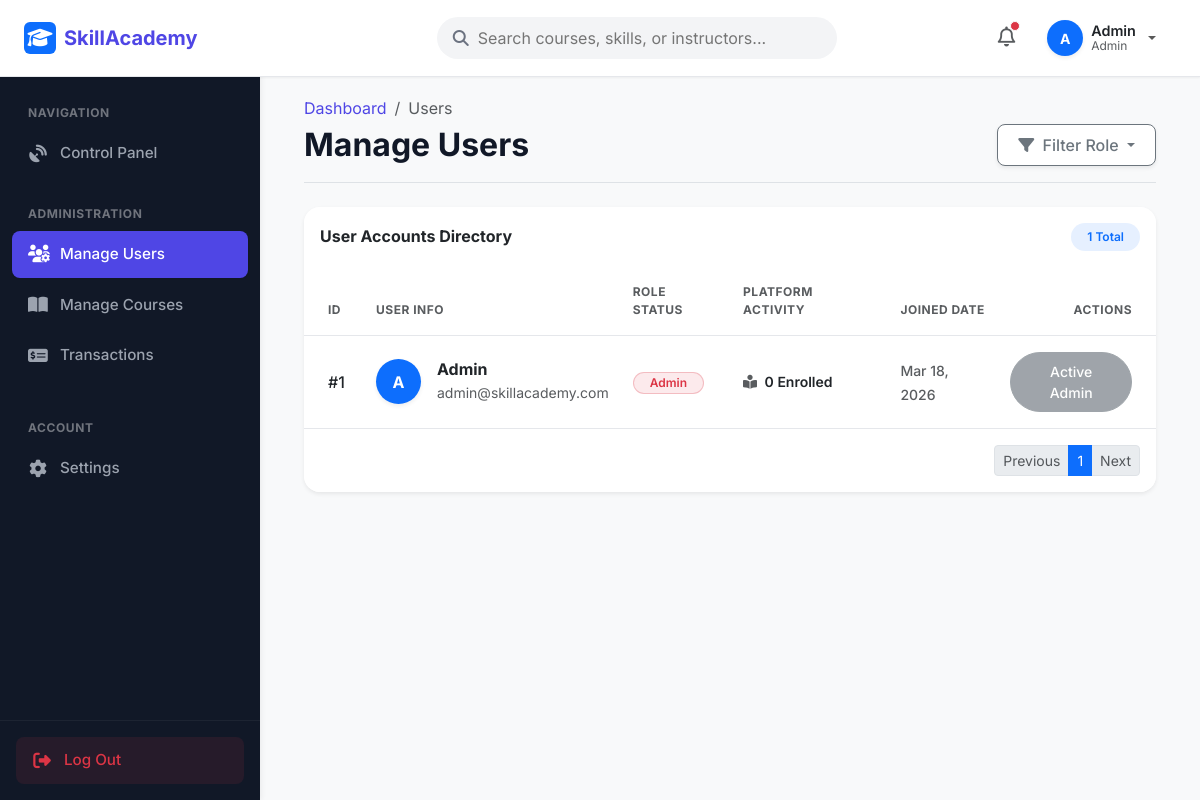
/admin/manage_users.php (signed in), run on the app's committed database.
### tables this page shows
CREATE TABLE `users` (
  `id` int(11) NOT NULL AUTO_INCREMENT,
  `name` varchar(100) NOT NULL,
  `email` varchar(100) NOT NULL,
  `password` varchar(255) NOT NULL,
  `role` enum('student','instructor','admin') DEFAULT 'student',
  `created_at` timestamp DEFAULT CURRENT_TIMESTAMP,
  PRIMARY KEY (`id`),
  UNIQUE KEY `email_idx` (`email`),
  KEY `role_idx` (`role`)
);

### admin/manage_users.php (the view, shortened to what this page needs)
<?php
require_once '../includes/db.php';
try {
    $stmt = $pdo->query("
        SELECT u.*,
            (SELECT COUNT(*) FROM courses WHERE instructor_id = u.id) as created_courses,
            (SELECT COUNT(*) FROM enrollments WHERE student_id = u.id) as enrolled_courses
        FROM users u
        ORDER BY u.created_at DESC
    ");
    $users = $stmt->fetchAll();
} catch (PDOException $e) {
    die("Failed to fetch users list.");
}
require_once '../includes/header.php';
require_once '../includes/sidebar.php';
?>
<div class="main-content bg-light pb-5">
    <div class="container-fluid">
        <div class="d-flex justify-content-between align-items-end mb-4 pb-3 border-bottom">
            <div>
                <ol class="breadcrumb mb-1">
                    <li class="breadcrumb-item"><a href="../dashboard/admin.php" class="text-decoration-none">Dashboard</a></li>
                    <li class="breadcrumb-item active" aria-current="page">Users</li>
                </ol>
                <h2 class="fw-bold mb-0">Manage Users</h2>
            </div>
            <div class="d-flex gap-2">
                <div class="dropdown">
                    <button class="btn btn-outline-secondary bg-white shadow-sm dropdown-toggle" type="button" data-bs-toggle="dropdown">
                        <i class="fas fa-filter me-1"></i> Filter Role
                    </button>
                </div>
            </div>
        </div>
        <div class="card border-0 shadow-sm rounded-4 bg-white overflow-hidden">
            <div class="card-header bg-white border-0 py-3 d-flex justify-content-between align-items-center">
                <h6 class="fw-bold mb-0 text-dark">User Accounts Directory</h6>
                <span class="badge bg-primary bg-opacity-10 text-primary rounded-pill px-3 py-2"><?php echo count($users); ?> Total</span>
            </div>
            <div class="table-responsive">
                <table class="table table-hover align-middle mb-0 border-0">
                    <thead class="table-light">
                        <tr>
                            <th class="ps-4 text-muted text-uppercase fw-bold" style="font-size: 0.75rem; letter-spacing: 0.5px; width: 60px;">ID</th>
                            <th class="text-muted text-uppercase fw-bold" style="font-size: 0.75rem; letter-spacing: 0.5px;">User Info</th>
                            <th class="text-muted text-uppercase fw-bold" style="font-size: 0.75rem; letter-spacing: 0.5px;">Role Status</th>
                            <th class="text-muted text-uppercase fw-bold" style="font-size: 0.75rem; letter-spacing: 0.5px;">Platform Activity</th>
                            <th class="text-muted text-uppercase fw-bold" style="font-size: 0.75rem; letter-spacing: 0.5px;">Joined Date</th>
                            <th class="text-end pe-4 text-muted text-uppercase fw-bold" style="font-size: 0.75rem; letter-spacing: 0.5px;">Actions</th>
                        </tr>
                    </thead>
                    <tbody class="border-top-0">
                        <?php if(count($users) > 0): ?>
                            <?php foreach($users as $u): ?>
                                <tr>
                                    <td class="ps-4 fw-medium text-dark">#<?php echo $u['id']; ?></td>
                                    <td>
                                        <div class="d-flex align-items-center">
                                            <div class="bg-primary text-white rounded-circle d-flex align-items-center justify-content-center fw-bold me-3 shadow-sm" style="width: 45px; height: 45px; flex-shrink: 0;">
                                                <?php echo strtoupper(substr($u['name'], 0, 1)); ?>
                                            </div>
                                            <div>
                                                <h6 class="mb-0 fw-bold text-dark"><?php echo htmlspecialchars($u['name']); ?></h6>
                                                <small class="text-muted"><?php echo htmlspecialchars($u['email']); ?></small>
                                            </div>
                                        </div>
                                    </td>
                                    <td>
                                        <?php
                                            $badgeClass = 'primary';
                                            if($u['role'] === 'admin') $badgeClass = 'danger';
                                            elseif($u['role'] === 'instructor') $badgeClass = 'success';
                                        ?>
                                        <span class="badge rounded-pill bg-<?php echo $badgeClass; ?> bg-opacity-10 border border-<?php echo $badgeClass; ?> border-opacity-25 text-<?php echo $badgeClass; ?> fw-semibold px-3 py-1 text-capitalize">
                                            <?php echo $u['role']; ?>
                                        </span>
                                    </td>
                                    <td>
                                        <?php if($u['role'] === 'instructor'): ?>
                                            <div class="small fw-semibold text-dark"><i class="fas fa-video text-muted me-1"></i> <?php echo $u['created_courses']; ?> Published</div>
                                        <?php else: ?>
                                            <div class="small fw-semibold text-dark"><i class="fas fa-book-reader text-muted me-1"></i> <?php echo $u['enrolled_courses']; ?> Enrolled</div>
                                        <?php endif; ?>
                                    </td>
                                    <td>
                                        <span class="text-muted small fw-medium"><?php echo date('M d, Y', strtotime($u['created_at'])); ?></span>
                                    </td>
                                    <td class="text-end pe-4">
                                        <?php if ($u['id'] !== $_SESSION['user_id']): ?>
                                            <form method="POST" class="d-inline" onsubmit="return confirm('WARNING: Are you sure you want to completely delete <?php echo htmlspecialchars(addslashes($u['name'])); ?>? This will cascade and delete all their associated courses and enrollments. This action cannot be undone.');">
                                                <input type="hidden" name="user_id" value="<?php echo $u['id']; ?>">
                                                <input type="hidden" name="action" value="delete">
                                                <button type="submit" class="btn btn-sm btn-outline-danger rounded-pill px-3 fw-bold shadow-sm" title="Delete User">
                                                    <i class="fas fa-trash-alt me-1"></i> Delete
                                                </button>
                                            </form>
                                        <?php else: ?>
                                            <button class="btn btn-sm btn-secondary disabled rounded-pill px-3 shadow-none">Active Admin</button>
                                        <?php endif; ?>
                                    </td>
                                </tr>
                            <?php endforeach; ?>
                        <?php endif; ?>
                    </tbody>
                </table>
            </div>
            <div class="card-footer bg-white border-0 py-3">
                <nav aria-label="Page navigation">
                    <ul class="pagination pagination-sm justify-content-end mb-0">
                        <li class="page-item disabled"><a class="page-link" href="#">Previous</a></li>
                        <li class="page-item active"><a class="page-link" href="#">1</a></li>
                        <li class="page-item disabled"><a class="page-link" href="#">Next</a></li>
                    </ul>
                </nav>
            </div>
        </div>
    </div>
</div>
<?php require_once '../includes/footer.php'; ?>

### data on the page
users: id "1", name "A", name "Admin", email "admin@skillacademy.com", role "Admin", enrolled_courses "0", created_at "Mar 18, 2026", shows "Active Admin"

### other printed values
substr($_SESSION['name'] ?? 'U', 0, 1) "A"
$_SESSION['name'] "Admin"
$_SESSION['role'] "Admin"
count($users) "1"
